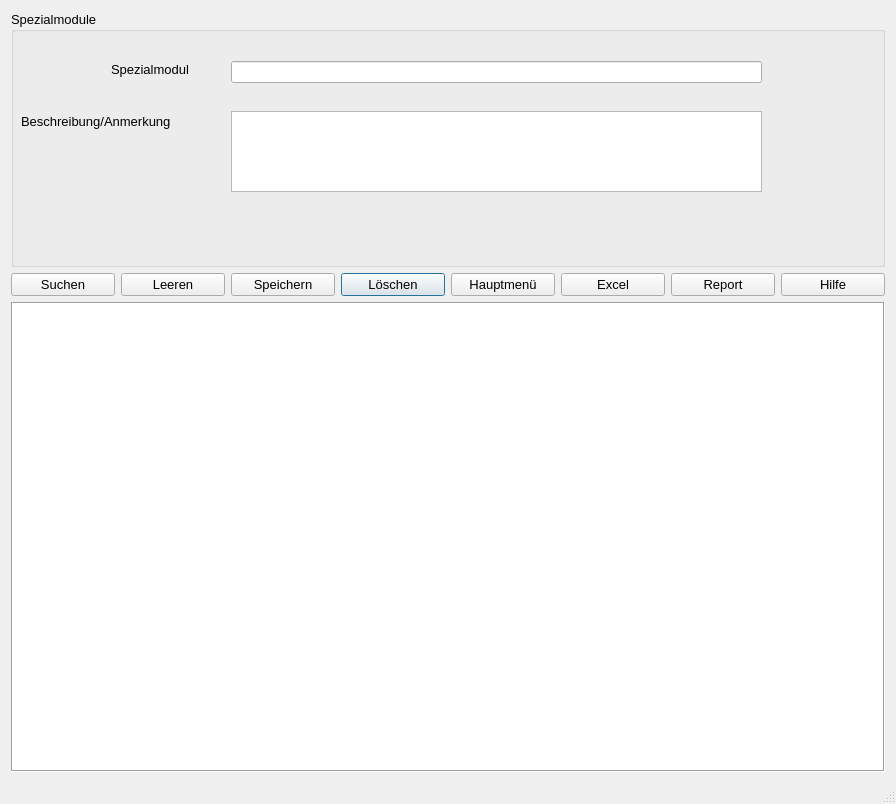
<?xml version="1.0" encoding="UTF-8"?>
<ui version="4.0">
 <class>Spezialmodule</class>
 <widget class="QDialog" name="Spezialmodule">
  <property name="geometry">
   <rect>
    <x>0</x>
    <y>0</y>
    <width>896</width>
    <height>804</height>
   </rect>
  </property>
  <property name="minimumSize">
   <size>
    <width>700</width>
    <height>800</height>
   </size>
  </property>
  <property name="font">
   <font>
    <pointsize>10</pointsize>
   </font>
  </property>
  <property name="windowTitle">
   <string>Spezialmodule</string>
  </property>
  <property name="sizeGripEnabled">
   <bool>true</bool>
  </property>
  <layout class="QGridLayout" name="gridLayout">
   <item row="1" column="3">
    <widget class="QPushButton" name="btn_loschen">
     <property name="sizePolicy">
      <sizepolicy hsizetype="Minimum" vsizetype="Fixed">
       <horstretch>0</horstretch>
       <verstretch>0</verstretch>
      </sizepolicy>
     </property>
     <property name="text">
      <string>Löschen</string>
     </property>
     <property name="icon">
      <iconset>
       <normaloff>C:/Users/glaser3/_Symbole/UsedSymbols/seo-social-web-network-internet_262_icon-icons.com_61518.ico</normaloff>C:/Users/glaser3/_Symbole/UsedSymbols/seo-social-web-network-internet_262_icon-icons.com_61518.ico</iconset>
     </property>
    </widget>
   </item>
   <item row="5" column="0" colspan="8">
    <widget class="QLabel" name="lab_INFO">
     <property name="sizePolicy">
      <sizepolicy hsizetype="Preferred" vsizetype="Fixed">
       <horstretch>0</horstretch>
       <verstretch>0</verstretch>
      </sizepolicy>
     </property>
     <property name="text">
      <string/>
     </property>
    </widget>
   </item>
   <item row="1" column="5">
    <widget class="QPushButton" name="btn_excel">
     <property name="sizePolicy">
      <sizepolicy hsizetype="Minimum" vsizetype="Fixed">
       <horstretch>0</horstretch>
       <verstretch>0</verstretch>
      </sizepolicy>
     </property>
     <property name="text">
      <string>Excel</string>
     </property>
     <property name="icon">
      <iconset>
       <normaloff>C:/Users/glaser3/_Symbole/UsedSymbols/microsoft_excel_icon_132212.ico</normaloff>C:/Users/glaser3/_Symbole/UsedSymbols/microsoft_excel_icon_132212.ico</iconset>
     </property>
    </widget>
   </item>
   <item row="1" column="6">
    <widget class="QPushButton" name="btn_report">
     <property name="sizePolicy">
      <sizepolicy hsizetype="Minimum" vsizetype="Fixed">
       <horstretch>0</horstretch>
       <verstretch>0</verstretch>
      </sizepolicy>
     </property>
     <property name="text">
      <string>Report</string>
     </property>
     <property name="icon">
      <iconset>
       <normaloff>C:/Users/glaser3/_Symbole/UsedSymbols/reporting_noun_report_document_file_icon_148360.ico</normaloff>C:/Users/glaser3/_Symbole/UsedSymbols/reporting_noun_report_document_file_icon_148360.ico</iconset>
     </property>
    </widget>
   </item>
   <item row="1" column="1">
    <widget class="QPushButton" name="btn_clear">
     <property name="sizePolicy">
      <sizepolicy hsizetype="Minimum" vsizetype="Fixed">
       <horstretch>0</horstretch>
       <verstretch>0</verstretch>
      </sizepolicy>
     </property>
     <property name="text">
      <string>Leeren</string>
     </property>
     <property name="icon">
      <iconset>
       <normaloff>../../_Symbole/UsedSymbols/-clear_90704.ico</normaloff>../../_Symbole/UsedSymbols/-clear_90704.ico</iconset>
     </property>
    </widget>
   </item>
   <item row="1" column="0">
    <widget class="QPushButton" name="btn_Suchen">
     <property name="sizePolicy">
      <sizepolicy hsizetype="Minimum" vsizetype="Fixed">
       <horstretch>0</horstretch>
       <verstretch>0</verstretch>
      </sizepolicy>
     </property>
     <property name="text">
      <string>Suchen</string>
     </property>
     <property name="icon">
      <iconset>
       <normaloff>C:/Users/glaser3/_Symbole/UsedSymbols/searchmagnifierinterfacesymbol1_79893.ico</normaloff>C:/Users/glaser3/_Symbole/UsedSymbols/searchmagnifierinterfacesymbol1_79893.ico</iconset>
     </property>
    </widget>
   </item>
   <item row="1" column="4">
    <widget class="QPushButton" name="btn_abbrechen">
     <property name="sizePolicy">
      <sizepolicy hsizetype="Minimum" vsizetype="Fixed">
       <horstretch>0</horstretch>
       <verstretch>0</verstretch>
      </sizepolicy>
     </property>
     <property name="text">
      <string>Hauptmenü</string>
     </property>
     <property name="icon">
      <iconset>
       <normaloff>C:/Users/glaser3/_Symbole/UsedSymbols/log-out_icon-icons.com_50106.ico</normaloff>C:/Users/glaser3/_Symbole/UsedSymbols/log-out_icon-icons.com_50106.ico</iconset>
     </property>
    </widget>
   </item>
   <item row="1" column="7">
    <widget class="QPushButton" name="btn_hilfe">
     <property name="sizePolicy">
      <sizepolicy hsizetype="Minimum" vsizetype="Fixed">
       <horstretch>0</horstretch>
       <verstretch>0</verstretch>
      </sizepolicy>
     </property>
     <property name="text">
      <string>Hilfe</string>
     </property>
     <property name="icon">
      <iconset>
       <normaloff>C:/Users/glaser3/_Symbole/UsedSymbols/info_13213.ico</normaloff>C:/Users/glaser3/_Symbole/UsedSymbols/info_13213.ico</iconset>
     </property>
    </widget>
   </item>
   <item row="0" column="0" colspan="8">
    <widget class="QGroupBox" name="gb_Spezial">
     <property name="sizePolicy">
      <sizepolicy hsizetype="Ignored" vsizetype="Ignored">
       <horstretch>0</horstretch>
       <verstretch>0</verstretch>
      </sizepolicy>
     </property>
     <property name="title">
      <string>Spezialmodule</string>
     </property>
     <widget class="QLabel" name="lb_mod">
      <property name="geometry">
       <rect>
        <x>100</x>
        <y>50</y>
        <width>101</width>
        <height>16</height>
       </rect>
      </property>
      <property name="sizePolicy">
       <sizepolicy hsizetype="Preferred" vsizetype="Preferred">
        <horstretch>0</horstretch>
        <verstretch>0</verstretch>
       </sizepolicy>
      </property>
      <property name="text">
       <string>Spezialmodul</string>
      </property>
     </widget>
     <widget class="QLabel" name="lb_beschr">
      <property name="geometry">
       <rect>
        <x>10</x>
        <y>100</y>
        <width>191</width>
        <height>21</height>
       </rect>
      </property>
      <property name="sizePolicy">
       <sizepolicy hsizetype="Preferred" vsizetype="Preferred">
        <horstretch>0</horstretch>
        <verstretch>0</verstretch>
       </sizepolicy>
      </property>
      <property name="text">
       <string>Beschreibung/Anmerkung</string>
      </property>
     </widget>
     <widget class="QLineEdit" name="le_Modul">
      <property name="geometry">
       <rect>
        <x>220</x>
        <y>50</y>
        <width>531</width>
        <height>22</height>
       </rect>
      </property>
      <property name="sizePolicy">
       <sizepolicy hsizetype="Expanding" vsizetype="Preferred">
        <horstretch>0</horstretch>
        <verstretch>0</verstretch>
       </sizepolicy>
      </property>
     </widget>
     <widget class="QTextEdit" name="te_Beschreib">
      <property name="geometry">
       <rect>
        <x>220</x>
        <y>100</y>
        <width>531</width>
        <height>81</height>
       </rect>
      </property>
      <property name="sizePolicy">
       <sizepolicy hsizetype="Expanding" vsizetype="Preferred">
        <horstretch>0</horstretch>
        <verstretch>0</verstretch>
       </sizepolicy>
      </property>
      <property name="toolTipDuration">
       <number>-1</number>
      </property>
     </widget>
    </widget>
   </item>
   <item row="1" column="2">
    <widget class="QPushButton" name="btn_speichern">
     <property name="sizePolicy">
      <sizepolicy hsizetype="Minimum" vsizetype="Fixed">
       <horstretch>0</horstretch>
       <verstretch>0</verstretch>
      </sizepolicy>
     </property>
     <property name="text">
      <string>Speichern</string>
     </property>
     <property name="icon">
      <iconset>
       <normaloff>C:/Users/glaser3/_Symbole/UsedSymbols/save_3621.ico</normaloff>C:/Users/glaser3/_Symbole/UsedSymbols/save_3621.ico</iconset>
     </property>
    </widget>
   </item>
   <item row="4" column="0" colspan="8">
    <widget class="QTableWidget" name="tw_Table">
     <property name="sizePolicy">
      <sizepolicy hsizetype="Expanding" vsizetype="Fixed">
       <horstretch>0</horstretch>
       <verstretch>0</verstretch>
      </sizepolicy>
     </property>
     <property name="minimumSize">
      <size>
       <width>0</width>
       <height>470</height>
      </size>
     </property>
     <property name="frameShape">
      <enum>QFrame::Box</enum>
     </property>
     <property name="sizeAdjustPolicy">
      <enum>QAbstractScrollArea::AdjustIgnored</enum>
     </property>
    </widget>
   </item>
  </layout>
 </widget>
 <resources/>
 <connections/>
</ui>
